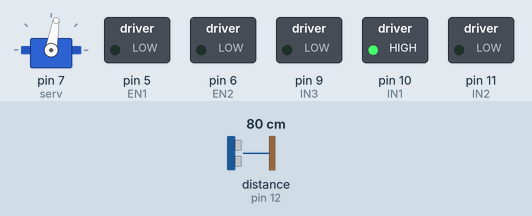
Recording of a sketch running on a simulated Arduino Uno, built with avr-gcc and run on an emulated ATmega328P. Parts: servo, switched loads named in the sketch (green lamp = pin HIGH). Wiring (inferred from the names in the program): ultrasonic range finder: trigger pin 13; echo pin 12. The test bench sets the inputs (shaded band); at power-on: distance to the obstacle (sensor on pin 12) 80 cm. The echo pulse lasts 58.3 µs per cm; pins used as bus, display or sensor lines are not drawn.

Above: at 1.7 s.
1.8 s: distance to the obstacle (sensor on pin 12) set to 33 cm
3.3 s: distance to the obstacle (sensor on pin 12) set to 28 cm
At 4.3 s:
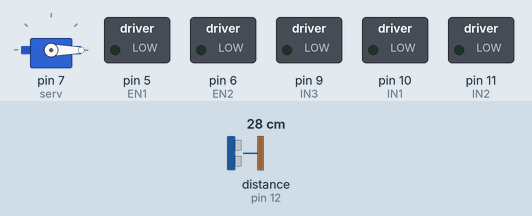
At 7.5 s:
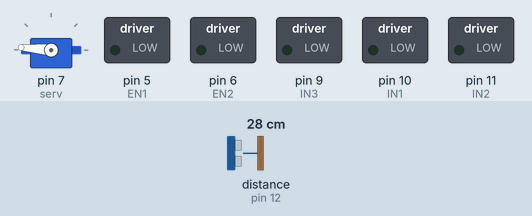
Timing chart, 0 to 36.8 s (numbered marks = the images above; inputs shaded):
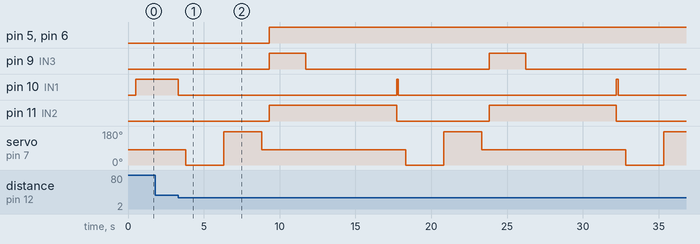

The sketch:

robo_aranha.ino
```cpp
#include <Servo.h>


// --- Mapeamento de Hardware ---
#define IN1    10                             //Driver L293D
#define IN2    11                             //Driver L293D
#define EN1     5                             //Enable driver
#define EN2     6                             //Enable driver
#define IN3     9                             //Driver L293D
#define IN4     8                             //Driver L293D
#define trig   13                             //Saída para o pino de trigger do sensor
#define echo   12                             //Entrada para o pino de echo do sensor
#define serv    7                             //Saída para o servo motor
#define pwm    A0                             //Entrada analógica para ajuste de velocidade


// --- Protótipo das Funções Auxiliares ---
float measureDistance();                      //Função para medir, calcular e retornar a distância em cm
void trigPulse();                             //Função que gera o pulso de trigger de 10µs
void speedAdjust();                           //Função para ajustar velocidade dos motores
void decision();                              //Função para tomada de decisão. Qual melhor caminho?
void robotAhead();                            //Função para mover o robô para frente
void robotBack();                             //Função para mover o robô para trás
void robotRight();                            //Função para mover o robô para direita
void robotLeft();                             //Função para mover o robô para esquerda
void robotStop();                             //Função para parar o robô


// --- Objetos ---
Servo servo1;                                 //Cria objeto para o servo motor


// --- Variáveis Globais ---
float dist_cm;                                //Armazena a distância em centímetros entre o robô e o obstáculo
float dist_right;                             //Armazena a distância em centímetros da direita
float dist_left;                              //Armazena a distância em centímetros da esquerda
int   adc = 0x00;                             //Armazena o valor lido na entrada analógica


// --- Configurações Iniciais ---
void setup()
{
 for(char i=9; i<12; i++) pinMode(i, OUTPUT); //Saídas para o driver L293D
 pinMode(EN1, OUTPUT);                        //Saída para controle de PWM do driver
 pinMode(EN2, OUTPUT);                        //Saída para controle de PWM do driver
 pinMode(trig, OUTPUT);                       //Saída para o pulso de trigger
 pinMode(serv, OUTPUT);                       //Saída para o servo motor
 pinMode(echo, INPUT);                        //Entrada para o pulso de echo

 servo1.attach(serv);                         //Objeto servo1 no pino de saída do servo

 digitalWrite(trig, LOW);                     //Pino de trigger inicia em low

 servo1.write(80);                            //Centraliza servo

 delay(500);                                  //Aguarda meio segundo antes de iniciar

} //end setup


// --- Loop Infinito ---
void loop()
{


  robotAhead();

  dist_cm = measureDistance();

  if(dist_cm < 30) //distância menor que 20 cm?
  {
      decision();
  }


   delay(100);


} //end loop


// --- Desenvolvimento das Funções Auxiliares ---


float measureDistance()                       //Função que retorna a distância em centímetros
{
  float pulse;                                //Armazena o valor de tempo em µs que o pino echo fica em nível alto

  trigPulse();                                //Envia pulso de 10µs para o pino de trigger do sensor

  pulse = pulseIn(echo, HIGH);                //Mede o tempo em que echo fica em nível alto e armazena na variável pulse


  return (pulse/58.82);                      //Calcula distância em centímetros e retorna o valor


} //end measureDistante


void trigPulse()                             //Função para gerar o pulso de trigger para o sensor HC-SR04
{
   digitalWrite(trig,HIGH);                  //Saída de trigger em nível alto
   delayMicroseconds(10);                    //Por 10µs ...
   digitalWrite(trig,LOW);                   //Saída de trigger volta a nível baixo

} //end trigPulse


void decision()                              //Compara as distâncias e decide qual melhor caminho a seguir
{
   robotStop();                              //Para o robô
   delay(500);                               //Aguarda 500ms
   servo1.write(0);                          //Move sensor para direita através do servo
   delay(500);                               //Aguarda 500ms
   dist_right = measureDistance();           //Mede distância e armazena em dist_right
   delay(2000);                              //Aguarda 2000ms
   servo1.write(175);                        //Move sensor para esquerda através do servo
   delay(500);                               //Aguarda 500ms
   dist_left = measureDistance();            //Mede distância e armazena em dis_left
   delay(2000);                               //Aguarda 2000ms
   servo1.write(80);                         //Centraliza servo
   delay(500);

   if(dist_right > dist_left)                //Distância da direita maior que da esquerda?
   {                                         //Sim...

      robotBack();                           //Move o robô para trás
      delay(2400);                            //Por 2400ms
      robotRight();                          //Move o robô para direita
      delay(4000);                           //Por 4000ms
      robotAhead();                          //Move o robô para frente

   } //end if

   else                                      //Não...
   {

      robotBack();                           //Move o robô para trás
      delay(2400);                            //Por 2400ms
      robotLeft();                           //Move o robô para esquerda
      delay(6000);                            //Por 4000ms
      robotAhead();                          //Move o robô para frente

   } //end else


} //end decision


void robotAhead()                            //Move o robô para frente
{
   digitalWrite(IN1, HIGH);
   digitalWrite(IN2,  LOW);
   digitalWrite(IN3,  LOW);
   digitalWrite(IN4, HIGH);

} //end robotAhead


void robotBack()                            //Move o robô para trás
{
   digitalWrite(EN1, HIGH);
   digitalWrite(EN2, HIGH);
   digitalWrite(IN1,  LOW);
   digitalWrite(IN2, HIGH);
   digitalWrite(IN3, HIGH);
   digitalWrite(IN4,  LOW);

} //end robotBack


void robotRight()                            //Move o robô para direita
{
   digitalWrite(EN1, HIGH);
   digitalWrite(EN2, HIGH);
   digitalWrite(IN1, HIGH);
   digitalWrite(IN2,  LOW);
   digitalWrite(IN3, HIGH);
   digitalWrite(IN4,  LOW);

} //end robotRight


void robotLeft()                            //Move o robô para esquerda
{
   digitalWrite(EN1, HIGH);
   digitalWrite(EN2, HIGH);
   digitalWrite(IN1,  LOW);
   digitalWrite(IN2, HIGH);
   digitalWrite(IN3,  LOW);
   digitalWrite(IN4, HIGH);

} //end robotLeft


void robotStop()                            //Para o robô
{

   digitalWrite(IN1,  LOW);
   digitalWrite(IN2,  LOW);
   digitalWrite(IN3,  LOW);
   digitalWrite(IN4,  LOW);

}
```

Measured:
- the behaviour switches between 31 and 30 cm on distance to the obstacle (sensor on pin 12) (found by bisection; images 0 and 1)
- after the input at 1.8 s, every drawn part: stays the same
- after the input at 3.3 s, pin 5 (EN1), pin 6 (EN2): LOW → HIGH after 6.0 s
